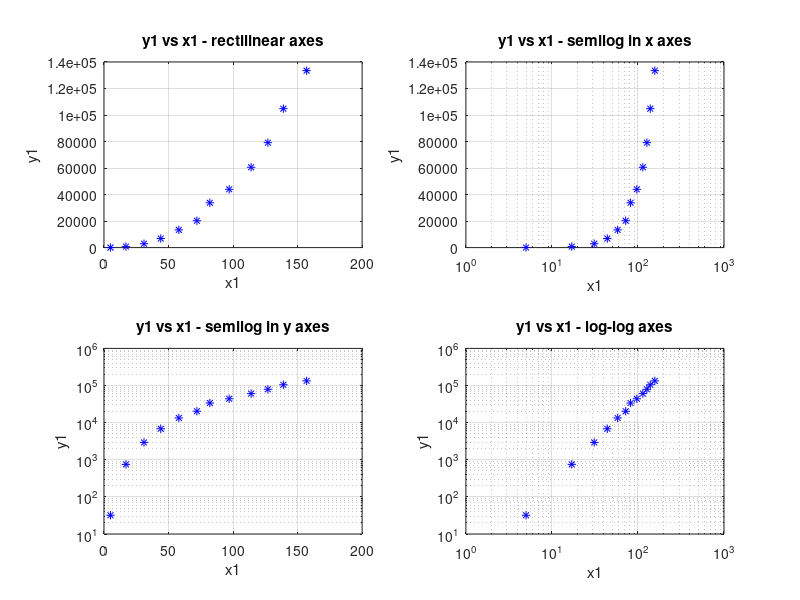

The MATLAB source for this figure: (Note: this script raises an error after producing the figure.)
%%%%%%%%%%%%%%%%%%%%%%%%%%%%%%%%%%%%%%%%%%%%%%%%%%%%%%%%%%%%%%%%%%%%%
% ENGR 132 
% Program Description 
% This program creates a figure with a 2x2 subplot grid figure for the data
% set that displays plots with the scales. Then, this program linearizes
% model and ultimately display the final model.
%
% Assignment Information
%   Assignment:     A10, Problem 4
%   Author:         Dakyung Kim, kim4836@purdue.edu
%   Team ID:        224-09
%   Academic Integrity:
%     [v] I worked with one or more peers but our collaboration
%        maintained academic integrity.
%     Peers I worked with: N/A
%%%%%%%%%%%%%%%%%%%%%%%%%%%%%%%%%%%%%%%%%%%%%%%%%%%%%%%%%%%%%%%%%%%%%


%% ____________________
%% INITIALIZATION
% DATA SET
x1 = [5, 17, 31, 44, 58, 72, 82, 97, 114, 127, 139, 157];
y1 = [32, 752, 2933, 6835, 13357, 20260, 33799, 43965, 60582, 79145, 104790, 133470];

%% ____________________
%% PLOTS WITH AXIS SCALING
figure(1)
subplot(2, 2, 1)
plot(x1, y1, "b*")
title('y1 vs x1 - rectilinear axes')
xlabel('x1')
ylabel('y1')
grid on

subplot(2, 2, 2)
semilogx(x1, y1, "b*")
title('y1 vs x1 - semilog in x axes')
xlabel('x1')
ylabel('y1')
grid on

subplot(2, 2, 3)
semilogy(x1, y1, "b*")
title('y1 vs x1 - semilog in y axes')
xlabel('x1')
ylabel('y1')
grid on

subplot(2, 2, 4)
loglog(x1, y1, "b*")
title('y1 vs x1 - log-log axes')
xlabel('x1')
ylabel('y1')
grid on

sgtitle("y1 vs x1 for according scales")

%display the function type
fprintf("Appropriate Function Type: Power\n")

%% ____________________
%% LINEARIZED MODEL

%%% DATA LINEARIZATION & MODEL
x1_lin = log10(x1); %linear X value for x1
y1_lin = log10(y1); %linear Y value for y1

coeff_lin = polyfit(x1_lin, y1_lin, 1); %vector containing M and B
M_lin = coeff_lin(1); %slope M of the model line for the linearized data
B_lin = coeff_lin(2); %y-intecept B of the model line for the linearized data

%predicted y value according to the linear model
predicted_lin = M_lin * x1_lin + B_lin;

%%% TEXT DISPLAY
fprintf("M: %.3f\nB: %.3f\n", M_lin, B_lin);
fprintf("Linear Model: log(y1) = %.3flog(x1) + %.3f\n", M_lin, B_lin);

%%% FIGURE DISPLAY
figure(2)
plot(x1_lin, y1_lin, "b*")
hold on
plot(x1_lin, predicted_lin, "b-")
xlabel("log(x1)")
ylabel("log(y1)")
title("log(y1) vs log(x1) - Linearized model")
legend("original data", "modeled equation", "location", "best")
grid on


%% ____________________
%% DETERMINE MODEL

%%% PARAMETER IDENTIFICATION
m1 = M_lin; %m value  of the model line for the general model(power function)
b1 = 10 ^ B_lin; %b value of the model line for the general model(power function)

%predicted y value according to the general model
predicted_gen = b1 * x1 .^ m1;

%%% TEXT DISPLAY
fprintf("m: %.3f\nb: %.3f\n", m1, b1);
fprintf("Final Model: y1 = %.3f x1 ^ %.3f\n", b1, m1);

%%% FIGURE DISPLAY
figure(3)
plot(x1, y1, "b*")
hold on
plot(x1, predicted_gen, "b-")
xlabel("x1")
ylabel("y1")
title("y1 vs x1 - General model(Power function)")
legend("original data", "modeled equation", "location", "best")
grid on

%% ____________________
%% ACADEMIC INTEGRITY STATEMENT
% I have not used source code obtained from any other unauthorized
% source, either modified or unmodified. I have not provided
% access to my code to anyone in any way. The script I am 
% submitting is my own original work.